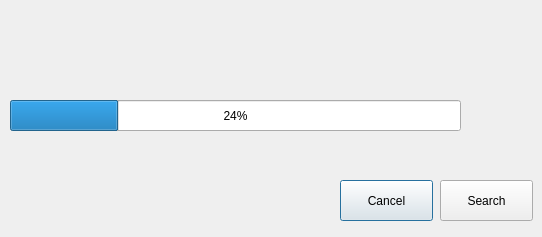
<?xml version="1.0" encoding="UTF-8"?>
<ui version="4.0">
 <class>Dialog</class>
 <widget class="QDialog" name="Dialog">
  <property name="geometry">
   <rect>
    <x>0</x>
    <y>0</y>
    <width>542</width>
    <height>237</height>
   </rect>
  </property>
  <property name="windowTitle">
   <string>Dialog</string>
  </property>
  <widget class="QProgressBar" name="progressBar">
   <property name="geometry">
    <rect>
     <x>10</x>
     <y>100</y>
     <width>451</width>
     <height>31</height>
    </rect>
   </property>
   <property name="value">
    <number>24</number>
   </property>
  </widget>
  <widget class="QPushButton" name="pushButton">
   <property name="geometry">
    <rect>
     <x>340</x>
     <y>180</y>
     <width>93</width>
     <height>41</height>
    </rect>
   </property>
   <property name="text">
    <string>Cancel</string>
   </property>
  </widget>
  <widget class="QPushButton" name="pushButton_2">
   <property name="geometry">
    <rect>
     <x>440</x>
     <y>180</y>
     <width>93</width>
     <height>41</height>
    </rect>
   </property>
   <property name="text">
    <string>Search</string>
   </property>
   <property name="icon">
    <iconset>
     <normaloff>images/circle3.png</normaloff>images/circle3.png</iconset>
   </property>
  </widget>
 </widget>
 <resources/>
 <connections/>
</ui>
